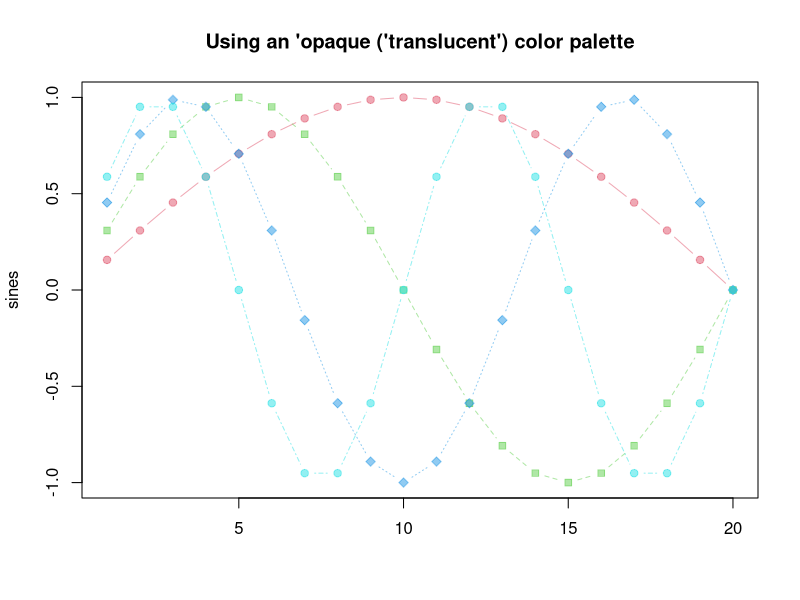
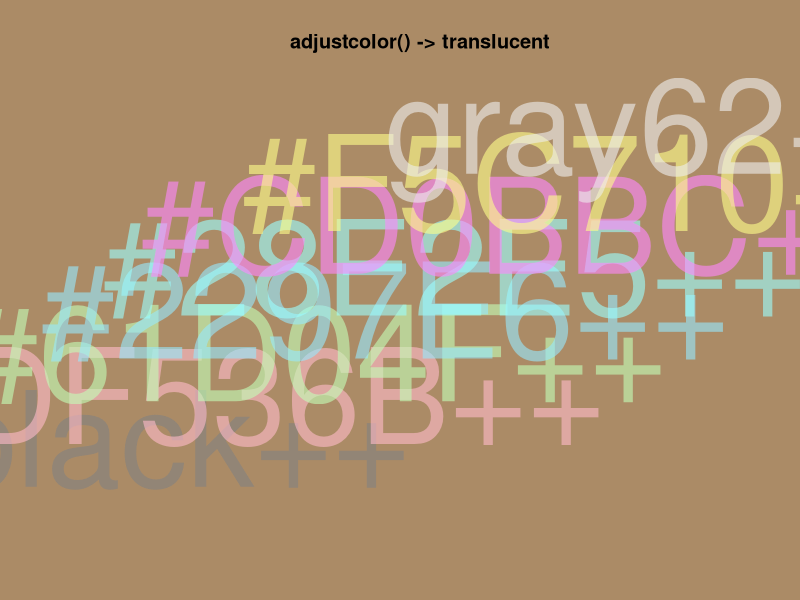
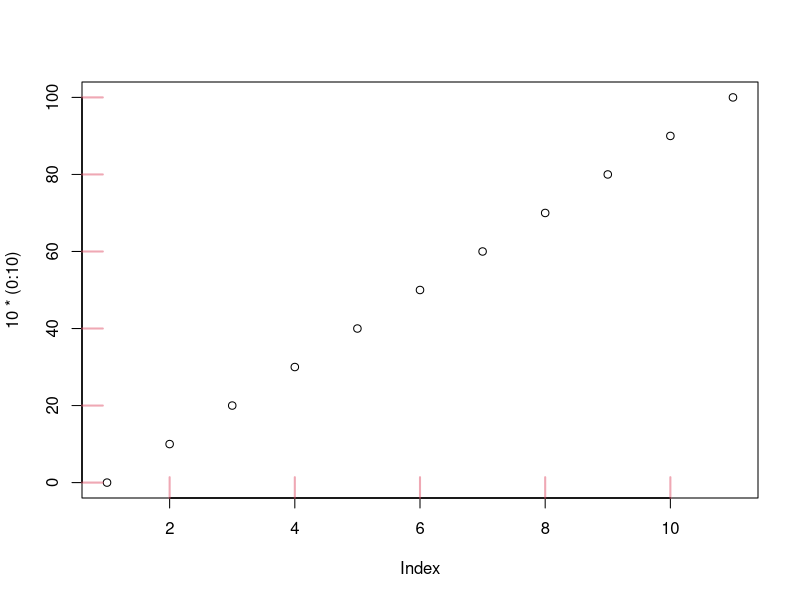
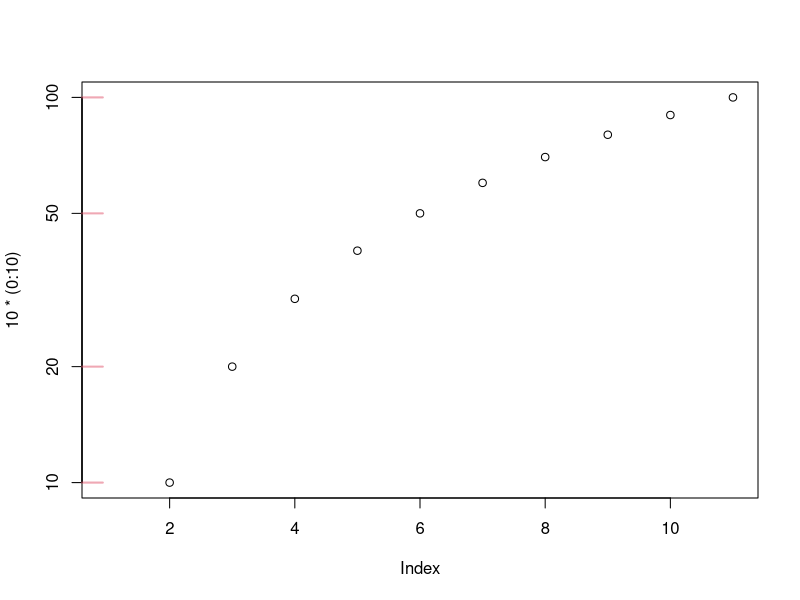
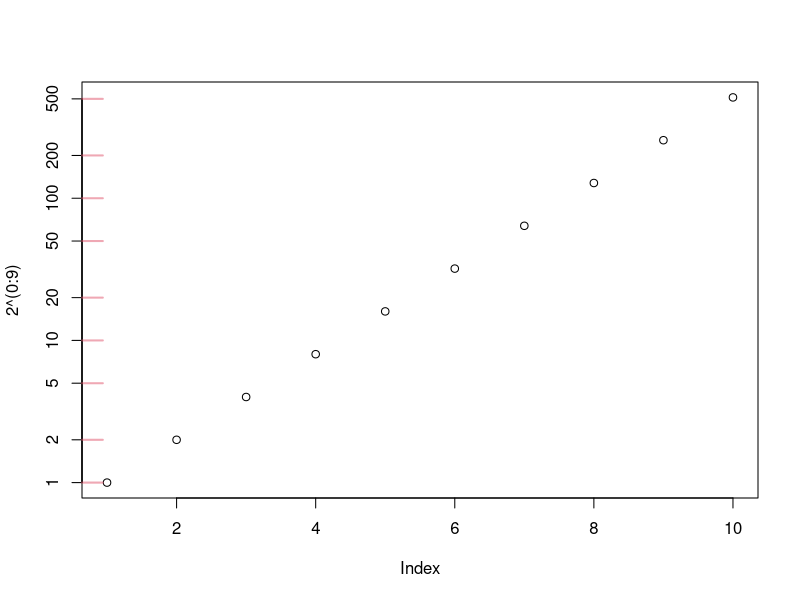
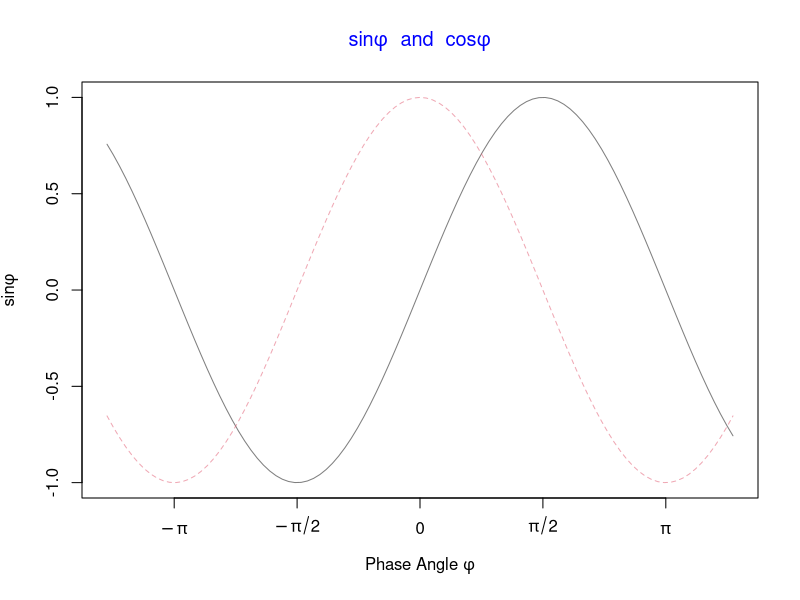
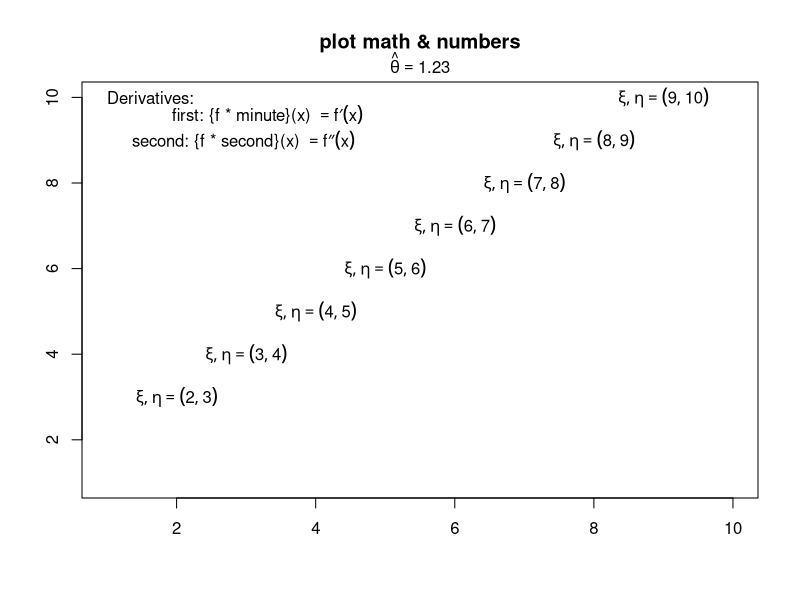
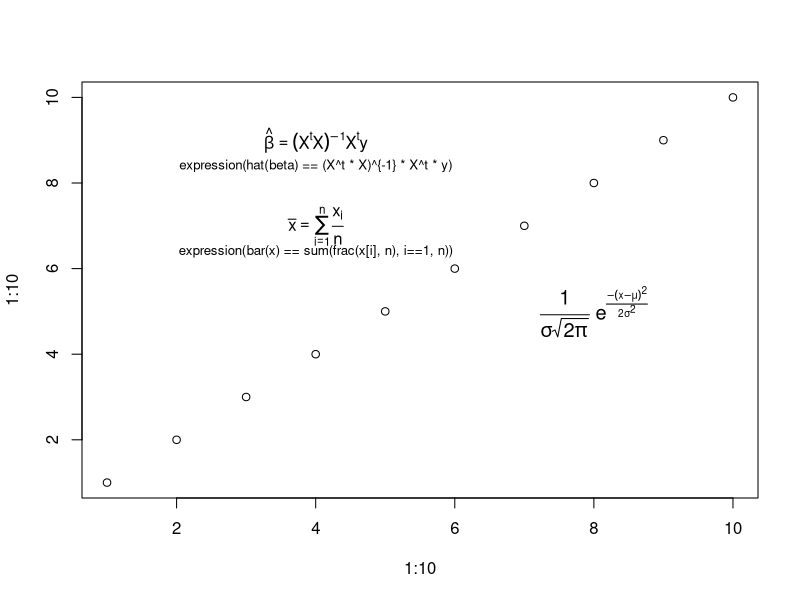

These figures' R source, in order:
## ---- chunk 1
knitr::opts_chunk$set(echo = TRUE)
## ---- chunk 2
## Illustrative examples :
opal <- palette("default")
stopifnot(identical(adjustcolor(1:8,       0.75),
                    adjustcolor(palette(), 0.75)))
cbind(palette(), adjustcolor(1:8, 0.75))

##  alpha = 1/2 * previous alpha --> opaque colors
x <- palette(adjustcolor(palette(), 0.5))

sines <- outer(1:20, 1:4, function(x, y) sin(x / 20 * pi * y))
matplot(sines, type = "b", pch = 21:23, col = 2:5, bg = 2:5,
        main = "Using an 'opaque ('translucent') color palette")

x. <- adjustcolor(x, offset = c(0.5, 0.5, 0.5, 0), # <- "more white"
                  transform = diag(c(.7, .7, .7, 0.6)))
cbind(x, x.)
op <- par(bg = adjustcolor("goldenrod", offset = -rep(.4, 4)), xpd = NA)
plot(0:9, 0:9, type = "n", axes = FALSE, xlab = "", ylab = "",
     main = "adjustcolor() -> translucent")
text(1:8, labels = paste0(x,"++"), col = x., cex = 8)
par(op)

## ---- chunk 3
require("graphics")
plot(10*(0:10)); (pu <- par("usr"))
aX <- function(side, at, ...)
    axis(side, at = at, labels = FALSE, lwd.ticks = 2, col.ticks = 2,
         tck = 0.05, ...)
aX(1, print(xa <- axisTicks(pu[1:2], log = FALSE)))  # x axis
aX(2, print(ya <- axisTicks(pu[3:4], log = FALSE)))  # y axis

axisTicks(pu[3:4], log = FALSE, nint = 10)

plot(10*(0:10), log = "y"); (pu <- par("usr"))
aX(2, print(ya <- axisTicks(pu[3:4], log = TRUE)))  # y axis

plot(2^(0:9), log = "y"); (pu <- par("usr"))
aX(2, print(ya <- axisTicks(pu[3:4], log = TRUE)))  # y axis
## ---- chunk 4
require(graphics)

x <- seq(-4, 4, length.out = 101)
y <- cbind(sin(x), cos(x))
matplot(x, y, type = "l", xaxt = "n",
        main = expression(paste(plain(sin) * phi, "  and  ",
                                plain(cos) * phi)),
        ylab = expression("sin" * phi, "cos" * phi), # only 1st is taken
        xlab = expression(paste("Phase Angle ", phi)),
        col.main = "blue")
axis(1, at = c(-pi, -pi/2, 0, pi/2, pi),
     labels = expression(-pi, -pi/2, 0, pi/2, pi))


## How to combine "math" and numeric variables :
plot(1:10, type="n", xlab="", ylab="", main = "plot math & numbers")
theta <- 1.23 ; mtext(bquote(hat(theta) == .(theta)), line= .25)
for(i in 2:9)
    text(i, i+1, substitute(list(xi, eta) == group("(",list(x,y),")"),
                            list(x = i, y = i+1)))
## note that both of these use calls rather than expressions.
##
text(1, 10,  "Derivatives:", adj = 0)
text(1, 9.6, expression(
 "             first: {f * minute}(x) " == {f * minute}(x)), adj = 0)
text(1, 9.0, expression(
 "     second: {f * second}(x) "        == {f * second}(x)), adj = 0)


plot(1:10, 1:10)
text(4, 9, expression(hat(beta) == (X^t * X)^{-1} * X^t * y))
text(4, 8.4, "expression(hat(beta) == (X^t * X)^{-1} * X^t * y)",
     cex = .8)
text(4, 7, expression(bar(x) == sum(frac(x[i], n), i==1, n)))
text(4, 6.4, "expression(bar(x) == sum(frac(x[i], n), i==1, n))",
     cex = .8)
text(8, 5, expression(paste(frac(1, sigma*sqrt(2*pi)), " ",
                            plain(e)^{frac(-(x-mu)^2, 2*sigma^2)})),
     cex = 1.2)

## some other useful symbols
plot.new(); plot.window(c(0,4), c(15,1))
text(1, 1, "universal", adj = 0); text(2.5, 1,  "\\042")
text(3, 1, expression(symbol("\042")))
text(1, 2, "existential", adj = 0); text(2.5, 2,  "\\044")
text(3, 2, expression(symbol("\044")))
text(1, 3, "suchthat", adj = 0); text(2.5, 3,  "\\047")
text(3, 3, expression(symbol("\047")))
text(1, 4, "therefore", adj = 0); text(2.5, 4,  "\\134")
text(3, 4, expression(symbol("\134")))
text(1, 5, "perpendicular", adj = 0); text(2.5, 5,  "\\136")
text(3, 5, expression(symbol("\136")))
text(1, 6, "circlemultiply", adj = 0); text(2.5, 6,  "\\304")
text(3, 6, expression(symbol("\304")))
text(1, 7, "circleplus", adj = 0); text(2.5, 7,  "\\305")
text(3, 7, expression(symbol("\305")))
text(1, 8, "emptyset", adj = 0); text(2.5, 8,  "\\306")
text(3, 8, expression(symbol("\306")))
text(1, 9, "angle", adj = 0); text(2.5, 9,  "\\320")
text(3, 9, expression(symbol("\320")))
text(1, 10, "leftangle", adj = 0); text(2.5, 10,  "\\341")
text(3, 10, expression(symbol("\341")))
text(1, 11, "rightangle", adj = 0); text(2.5, 11,  "\\361")
text(3, 11, expression(symbol("\361")))
## ---- chunk 5
x1  <- matrix(rnorm(1e3), ncol = 2)
x2  <- matrix(rnorm(1e3, mean = 3, sd = 1.5), ncol = 2)
x   <- rbind(x1, x2)

dcols <- densCols(x)
graphics::plot(x, col = dcols, pch = 20, main = "n = 1000")
## ---- chunk 6
col <- colors()
head(col, 50)
demo("colors")
## ---- chunk 7
require(graphics)

plot(1:9, type = "n", axes = FALSE, frame.plot = TRUE, ylab = "",
     main = "example(Japanese)", xlab = "using Hershey fonts")
par(cex = 3)
Vf <- c("serif", "plain")

text(4, 2, "\\#J244b\\#J245b\\#J2473", vfont = Vf)
text(4, 4, "\\#J2538\\#J2563\\#J2551\\#J2573", vfont = Vf)
text(4, 6, "\\#J467c\\#J4b5c", vfont = Vf)
text(4, 8, "Japan", vfont = Vf)
par(cex = 1)
text(8, 2, "Hiragana")
text(8, 4, "Katakana")
text(8, 6, "Kanji")
text(8, 8, "English")
## ---- chunk 8
require("graphics")

# color wheels in RGB/HSV and HCL space
par(mfrow = c(2, 2))
pie(rep(1, 12), col = rainbow(12), main = "RGB/HSV")
pie(rep(1, 12), col = hcl.colors(12, "Set 2"), main = "HCL")
par(mfrow = c(1, 1))

## color swatches for RGB/HSV palettes
demo.pal <-
  function(n, border = if (n < 32) "light gray" else NA,
           main = paste("color palettes;  n=", n),
           ch.col = c("rainbow(n, start=.7, end=.1)", "heat.colors(n)",
                      "terrain.colors(n)", "topo.colors(n)",
                      "cm.colors(n)"))
{
    nt <- length(ch.col)
    i <- 1:n; j <- n / nt; d <- j/6; dy <- 2*d
    plot(i, i+d, type = "n", yaxt = "n", ylab = "", main = main)
    for (k in 1:nt) {
        rect(i-.5, (k-1)*j+ dy, i+.4, k*j,
             col = eval(str2lang(ch.col[k])), border = border)
        text(2*j,  k * j + dy/4, ch.col[k])
    }
}
demo.pal(16)

## color swatches for HCL palettes
hcl.swatch <- function(type = NULL, n = 5, nrow = 11,
  border = if (n < 15) "black" else NA) {
    palette <- hcl.pals(type)
    cols <- sapply(palette, hcl.colors, n = n)
    ncol <- ncol(cols)
    nswatch <- min(ncol, nrow)

    par(mar = rep(0.1, 4),
        mfrow = c(1, min(5, ceiling(ncol/nrow))),
        pin = c(1, 0.5 * nswatch),
        cex = 0.7)

    while (length(palette)) {
        subset <- 1:min(nrow, ncol(cols))
        plot.new()
        plot.window(c(0, n), c(0, nrow + 1))
        text(0, rev(subset) + 0.1, palette[subset], adj = c(0, 0))
        y <- rep(subset, each = n)
        rect(rep(0:(n-1), n), rev(y), rep(1:n, n), rev(y) - 0.5,
             col = cols[, subset], border = border)
        palette <- palette[-subset]
        cols <- cols[, -subset, drop = FALSE]
    }

    par(mfrow = c(1, 1), mar = c(5.1, 4.1, 4.1, 2.1), cex = 1)
}
# hcl.swatch()
# hcl.swatch("qualitative")
# hcl.swatch("sequential")
# hcl.swatch("diverging")
# hcl.swatch("divergingx")

## heat maps with sequential HCL palette (purple)
image(volcano, col = hcl.colors(11, "purples", rev = TRUE))
filled.contour(volcano, nlevels = 10,
               color.palette = function(n, ...)
                   hcl.colors(n, "purples", rev = TRUE, ...))

## list available HCL color palettes
hcl.pals("qualitative")
hcl.pals("sequential")
hcl.pals("diverging")
hcl.pals("divergingx")
